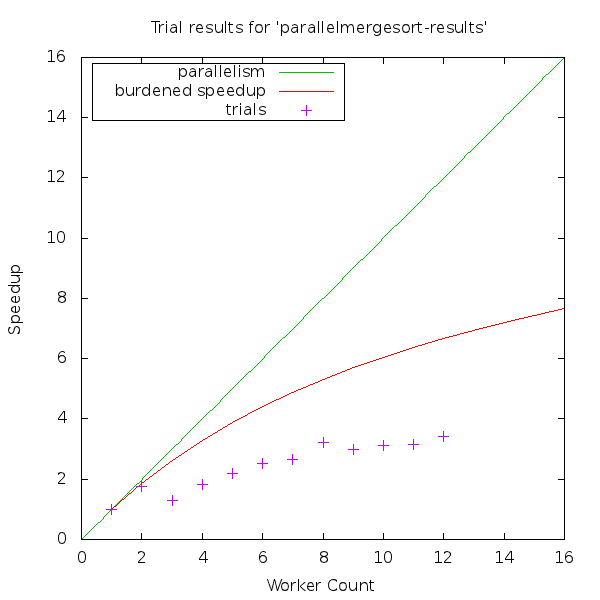

The gnuplot source for this figure:
set terminal png size 600, 600
set output "parallelmergesort-results.png"
set datafile separator ","
set size square 1.0, 1.0
set title "Trial results for 'parallelmergesort-results'"
set xlabel "Worker Count" 
set ylabel "Speedup" 
set key left top box
set pointsize 1.8
plot [0:16] [0:16] x title "parallelism" lt 2, 23.458702 notitle lt 2, "parallelmergesort-results.csv" using 1:2 title "burdened speedup" with lines lt 1, "parallelmergesort-results.csv" using 1:4 with points pt 1 title "trials"
